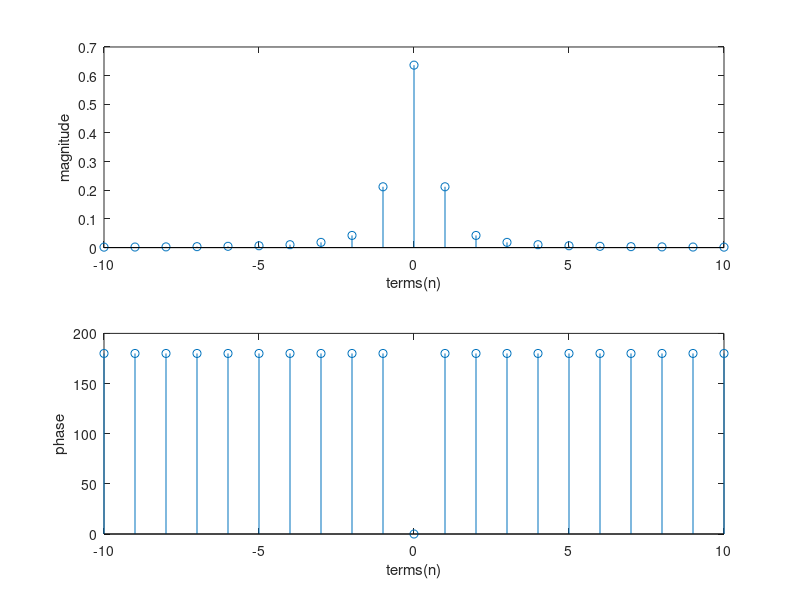

MATLAB code for this plot:
function question1c
%UNTITLED2 Summary of this function goes here
%   Detailed explanation goes here
coff = -10:1:10;
Fn = 2./(pi*(-4*coff.^2 +1));
subplot(2,1,1);
stem(-10:10,abs(Fn))
xlabel('terms(n)')
ylabel('magnitude')
subplot(2,1,2);
stem(-10:10,angle(Fn)*180/pi)
xlabel('terms(n)')
ylabel('phase')
